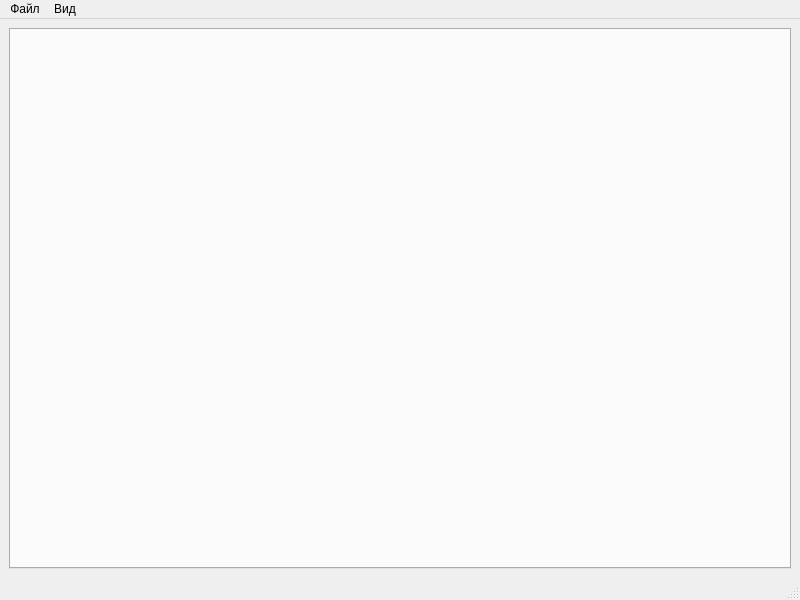
<?xml version="1.0" encoding="UTF-8"?>
<ui version="4.0">
 <class>MainWindow</class>
 <widget class="QMainWindow" name="MainWindow">
  <property name="geometry">
   <rect>
    <x>0</x>
    <y>0</y>
    <width>800</width>
    <height>600</height>
   </rect>
  </property>
  <property name="windowTitle">
   <string>Простой редактор</string>
  </property>
  <widget class="QWidget" name="centralwidget">
   <layout class="QVBoxLayout" name="verticalLayout">
    <item>
     <widget class="QTabWidget" name="tabWidget">
      <property name="currentIndex">
       <number>-1</number>
      </property>
     </widget>
    </item>
   </layout>
  </widget>
  <widget class="QMenuBar" name="menubar">
   <property name="geometry">
    <rect>
     <x>0</x>
     <y>0</y>
     <width>800</width>
     <height>22</height>
    </rect>
   </property>
   <widget class="QMenu" name="menuFile">
    <property name="title">
     <string>Файл</string>
    </property>
    <addaction name="actionOpen"/>
    <addaction name="actionSave"/>
    <addaction name="actionSaveAll"/>
    <addaction name="separator"/>
    <addaction name="actionClose"/>
    <addaction name="separator"/>
    <addaction name="actionExit"/>
   </widget>
   <widget class="QMenu" name="menuView">
    <property name="title">
     <string>Вид</string>
    </property>
    <addaction name="actionSettings"/>
   </widget>
   <addaction name="menuFile"/>
   <addaction name="menuView"/>
  </widget>
  <widget class="QStatusBar" name="statusbar"/>
  <action name="actionOpen">
   <property name="text">
    <string>Открыть</string>
   </property>
   <property name="shortcut">
    <string>Ctrl+O</string>
   </property>
  </action>
  <action name="actionSave">
   <property name="text">
    <string>Сохранить</string>
   </property>
   <property name="shortcut">
    <string>Ctrl+S</string>
   </property>
  </action>
  <action name="actionSaveAll">
   <property name="text">
    <string>Сохранить всё</string>
   </property>
   <property name="shortcut">
    <string>Ctrl+Shift+S</string>
   </property>
  </action>
  <action name="actionClose">
   <property name="text">
    <string>Закрыть вкладку</string>
   </property>
   <property name="shortcut">
    <string>Ctrl+W</string>
   </property>
  </action>
  <action name="actionExit">
   <property name="text">
    <string>Выход</string>
   </property>
  </action>
  <action name="actionSettings">
   <property name="text">
    <string>Настройки</string>
   </property>
   <property name="shortcut">
    <string>Ctrl+,</string>
   </property>
  </action>
 </widget>
 <resources/>
 <connections>
  <connection>
   <sender>actionExit</sender>
   <signal>triggered()</signal>
   <receiver>MainWindow</receiver>
   <slot>close()</slot>
  </connection>
 </connections>
</ui>
